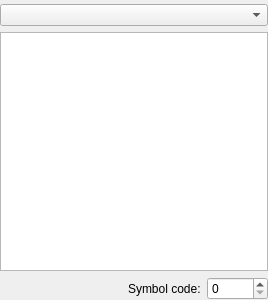
<?xml version="1.0" encoding="UTF-8"?>
<ui version="4.0">
 <class>SymbolsWidget</class>
 <widget class="QWidget" name="SymbolsWidget">
  <property name="geometry">
   <rect>
    <x>0</x>
    <y>0</y>
    <width>268</width>
    <height>300</height>
   </rect>
  </property>
  <property name="windowTitle">
   <string>Symbols</string>
  </property>
  <layout class="QVBoxLayout" name="verticalLayout">
   <property name="leftMargin">
    <number>0</number>
   </property>
   <property name="topMargin">
    <number>4</number>
   </property>
   <property name="rightMargin">
    <number>0</number>
   </property>
   <property name="bottomMargin">
    <number>0</number>
   </property>
   <item>
    <widget class="QComboBox" name="tableCombo">
     <property name="sizePolicy">
      <sizepolicy hsizetype="Ignored" vsizetype="Fixed">
       <horstretch>0</horstretch>
       <verstretch>0</verstretch>
      </sizepolicy>
     </property>
     <property name="toolTip">
      <string>Select the table to be shown</string>
     </property>
    </widget>
   </item>
   <item>
    <widget class="QTableView" name="symbolsTable">
     <property name="alternatingRowColors">
      <bool>true</bool>
     </property>
     <property name="selectionMode">
      <enum>QAbstractItemView::SingleSelection</enum>
     </property>
     <property name="selectionBehavior">
      <enum>QAbstractItemView::SelectRows</enum>
     </property>
     <property name="textElideMode">
      <enum>Qt::ElideNone</enum>
     </property>
     <property name="horizontalScrollMode">
      <enum>QAbstractItemView::ScrollPerPixel</enum>
     </property>
     <attribute name="verticalHeaderVisible">
      <bool>false</bool>
     </attribute>
    </widget>
   </item>
   <item>
    <layout class="QHBoxLayout" name="horizontalLayout_2">
     <item>
      <spacer name="horizontalSpacer">
       <property name="orientation">
        <enum>Qt::Horizontal</enum>
       </property>
       <property name="sizeHint" stdset="0">
        <size>
         <width>120</width>
         <height>20</height>
        </size>
       </property>
      </spacer>
     </item>
     <item>
      <widget class="QLabel" name="label">
       <property name="text">
        <string>Symbol code:</string>
       </property>
      </widget>
     </item>
     <item>
      <widget class="QSpinBox" name="symbolSpinBox">
       <property name="toolTip">
        <string>Enter the symbol code</string>
       </property>
       <property name="maximum">
        <number>65535</number>
       </property>
       <property name="singleStep">
        <number>32</number>
       </property>
      </widget>
     </item>
    </layout>
   </item>
  </layout>
 </widget>
 <tabstops>
  <tabstop>tableCombo</tabstop>
  <tabstop>symbolsTable</tabstop>
  <tabstop>symbolSpinBox</tabstop>
 </tabstops>
 <resources/>
 <connections/>
</ui>
